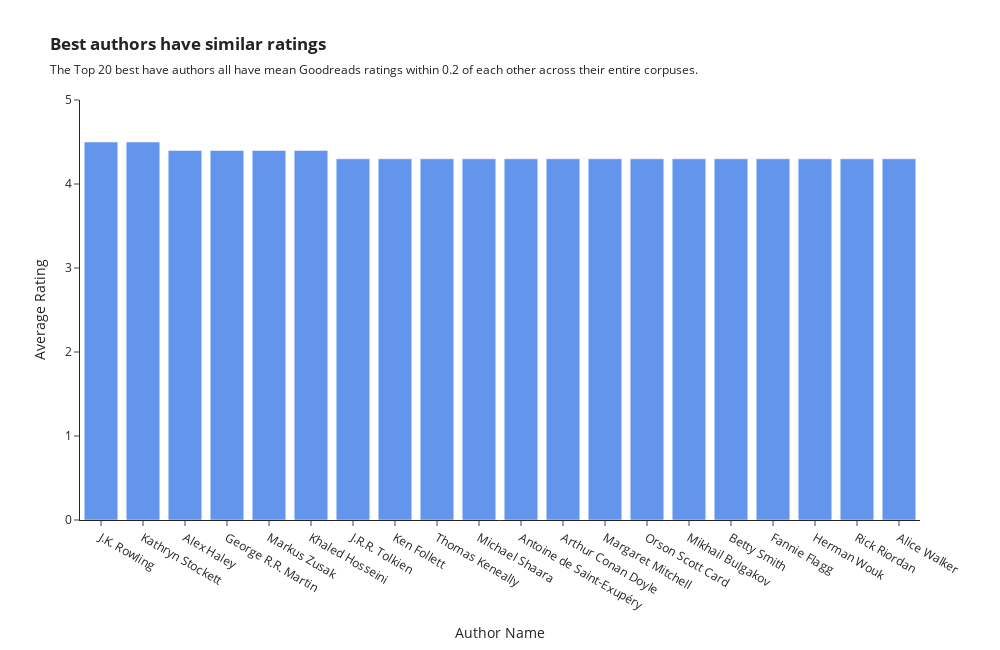

Here is the notebook cell this chart was saved with:
### Markdown cell above
# Example 3

Vertical Bar Plot -----> Bars are vertical

### Code cell
# minimum needed 3 arguments - dataset, x, y

# plotly uses html only --> <>

# <b> ----Bold   ---- <b>This text is bold!</b>
# <i> ----Italics

px.bar(
    df_average_author_ratings,
    x = 'Author Name',
    y = 'Average Rating',
    title = '<b>Best authors have similar ratings</b>',
    subtitle = 'The Top 20 best have authors all have mean Goodreads ratings within 0.2 of each other across their entire corpuses.',
    height = 650,
    width = 1000,
    # Bar color
    color_discrete_sequence=['cornflowerblue'],
    # Template
    template='simple_white',
    # Range
    range_y = [0, 5]
)

### Figure 1 — Plotly figure (JSON) as saved in the notebook; plotly's stock layout.template omitted (floating-point values rounded to 4 significant figures)
{"data": [{"hovertemplate": "Author Name=%{x}<br>Average Rating=%{y}<extra></extra>", "legendgroup": "", "marker": {"color": "cornflowerblue", "pattern": {"shape": ""}}, "name": "", "orientation": "v", "showlegend": false, "textposition": "auto", "type": "bar", "x": ["J.K. Rowling", "Kathryn Stockett", "Alex Haley", "George R.R. Martin", "Markus Zusak", "Khaled Hosseini", "J.R.R. Tolkien", "Ken Follett", "Thomas Keneally", "Michael Shaara", "Antoine de Saint-Exupéry", "Arthur Conan Doyle", "Margaret Mitchell", "Orson Scott Card", "Mikhail Bulgakov", "Betty Smith", "Fannie Flagg", "Herman Wouk", "Rick Riordan", "Alice Walker"], "xaxis": "x", "y": [4.5, 4.5, 4.4, 4.4, 4.4, 4.4, 4.3, 4.3, 4.3, 4.3, 4.3, 4.3, 4.3, 4.3, 4.3, 4.3, 4.3, 4.3, 4.3, 4.3], "yaxis": "y"}], "layout": {"barmode": "relative", "height": 650, "legend": {"tracegroupgap": 0}, "title": {"subtitle": {"text": "The Top 20 best have authors all have mean Goodreads ratings within 0.2 of each other across their entire corpuses."}, "text": "<b>Best authors have similar ratings</b>"}, "width": 1000, "xaxis": {"anchor": "y", "domain": [0, 1], "title": {"text": "Author Name"}}, "yaxis": {"anchor": "x", "domain": [0, 1], "range": [0, 5], "title": {"text": "Average Rating"}}}}
